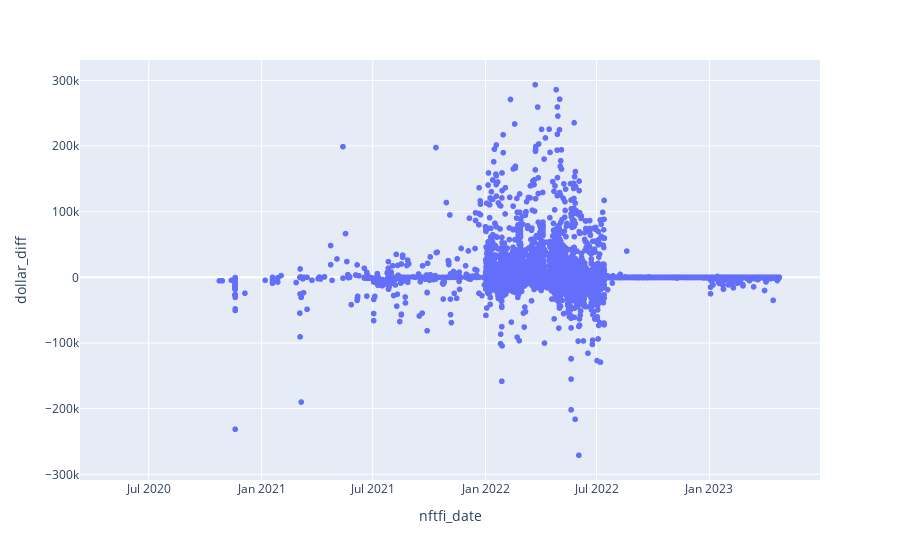

The notebook cell this image was saved under:
### Code cell
pd.options.plotting.backend = "plotly"
subset_of_matching_mq_with_nftfi['dollar_diff'] = subset_of_matching_mq_with_nftfi['nftfi_usd_value'] - subset_of_matching_mq_with_nftfi['mq_amt_in_usd']

subset_of_matching_mq_with_nftfi.nftfi_date = pd.to_datetime(subset_of_matching_mq_with_nftfi.nftfi_date)
subset_of_matching_mq_with_nftfi.mq_block_timestamp = pd.to_datetime(subset_of_matching_mq_with_nftfi.mq_block_timestamp)

subset_of_matching_mq_with_nftfi.plot.scatter(x=subset_of_matching_mq_with_nftfi.nftfi_date, y=subset_of_matching_mq_with_nftfi.dollar_diff)

### Figure 1 — Plotly figure (JSON) as saved in the notebook; plotly's stock layout.template omitted (floating-point values rounded to 4 significant figures; data arrays with more than 128 entries replaced by an {"elided": "..."} marker saying what was removed)
{"data": [{"hovertemplate": "nftfi_date=%{x}<br>dollar_diff=%{y}<extra></extra>", "legendgroup": "", "marker": {"color": "#636efa", "symbol": "circle"}, "mode": "markers", "name": "", "showlegend": false, "type": "scattergl", "x": {"elided": "28029 str values"}, "xaxis": "x", "y": {"elided": "28029 float values"}, "yaxis": "y"}], "layout": {"legend": {"tracegroupgap": 0}, "margin": {"t": 60}, "xaxis": {"anchor": "y", "domain": [0, 1], "title": {"text": "nftfi_date"}}, "yaxis": {"anchor": "x", "domain": [0, 1], "title": {"text": "dollar_diff"}}}}
